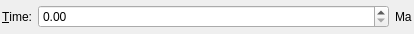
<ui version="4.0" >
 <class>EditTimeInstantWidget</class>
 <widget class="QWidget" name="EditTimeInstantWidget" >
  <property name="geometry" >
   <rect>
    <x>0</x>
    <y>0</y>
    <width>414</width>
    <height>34</height>
   </rect>
  </property>
  <property name="windowTitle" >
   <string>Form</string>
  </property>
  <layout class="QHBoxLayout" >
   <property name="leftMargin" >
    <number>2</number>
   </property>
   <property name="topMargin" >
    <number>2</number>
   </property>
   <property name="rightMargin" >
    <number>2</number>
   </property>
   <property name="bottomMargin" >
    <number>2</number>
   </property>
   <item>
    <widget class="QLabel" name="label_time_position" >
     <property name="text" >
      <string>&amp;Time:</string>
     </property>
     <property name="alignment" >
      <set>Qt::AlignRight|Qt::AlignTrailing|Qt::AlignVCenter</set>
     </property>
     <property name="buddy" >
      <cstring>spinbox_time_position</cstring>
     </property>
    </widget>
   </item>
   <item>
    <widget class="QDoubleSpinBox" name="spinbox_time_position" >
     <property name="sizePolicy" >
      <sizepolicy vsizetype="Fixed" hsizetype="Expanding" >
       <horstretch>0</horstretch>
       <verstretch>0</verstretch>
      </sizepolicy>
     </property>
     <property name="maximum" >
      <double>9999.989999999999782</double>
     </property>
    </widget>
   </item>
   <item>
    <widget class="QLabel" name="label_ma" >
     <property name="text" >
      <string>Ma</string>
     </property>
     <property name="buddy" >
      <cstring>spinbox_time_position</cstring>
     </property>
    </widget>
   </item>
  </layout>
 </widget>
 <resources/>
 <connections/>
</ui>
